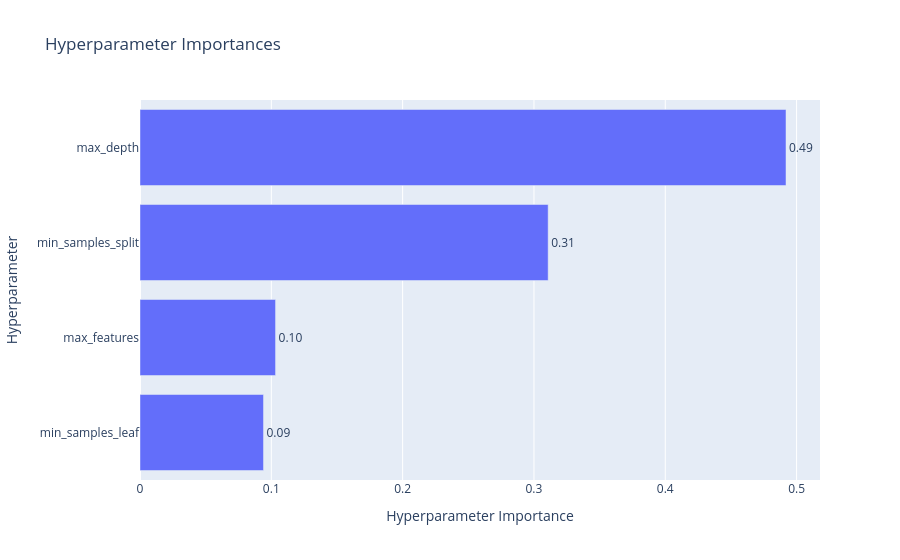

The notebook cell saved with this chart:
### Code cell
plot_param_importances(study)

### Figure 1 — Plotly figure (JSON) as saved in the notebook; plotly's stock layout.template omitted (floating-point values rounded to 4 significant figures)
{"data": [{"cliponaxis": false, "hovertemplate": ["min_samples_leaf (IntDistribution): 0.09402931437274219<extra></extra>", "max_features (FloatDistribution): 0.1032227965464106<extra></extra>", "min_samples_split (IntDistribution): 0.3108135746828901<extra></extra>", "max_depth (IntDistribution): 0.4919343143979571<extra></extra>"], "name": "Objective Value", "orientation": "h", "text": ["0.09", "0.10", "0.31", "0.49"], "textposition": "outside", "type": "bar", "x": [0.09403, 0.1032, 0.3108, 0.4919], "y": ["min_samples_leaf", "max_features", "min_samples_split", "max_depth"]}], "layout": {"title": {"text": "Hyperparameter Importances"}, "xaxis": {"title": {"text": "Hyperparameter Importance"}}, "yaxis": {"title": {"text": "Hyperparameter"}}}}
